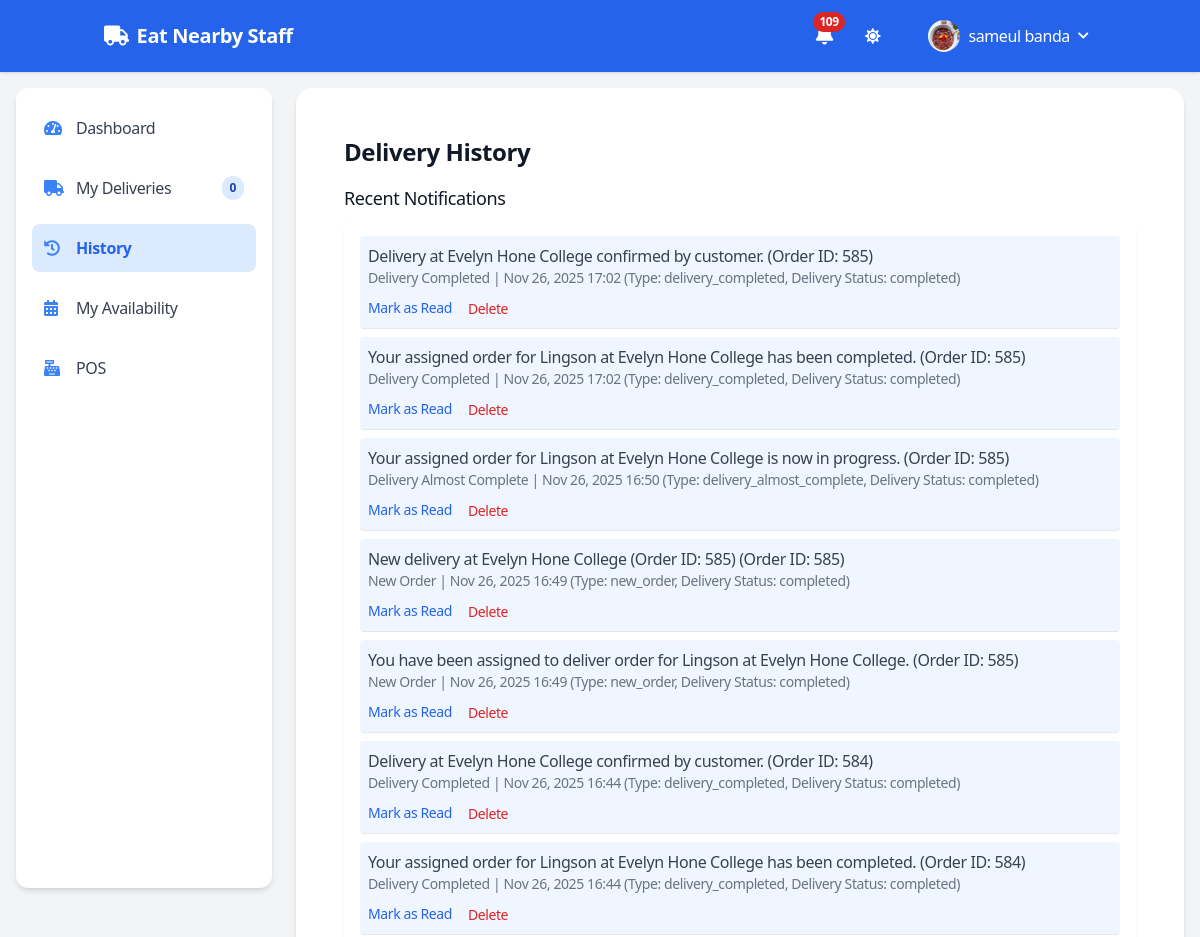
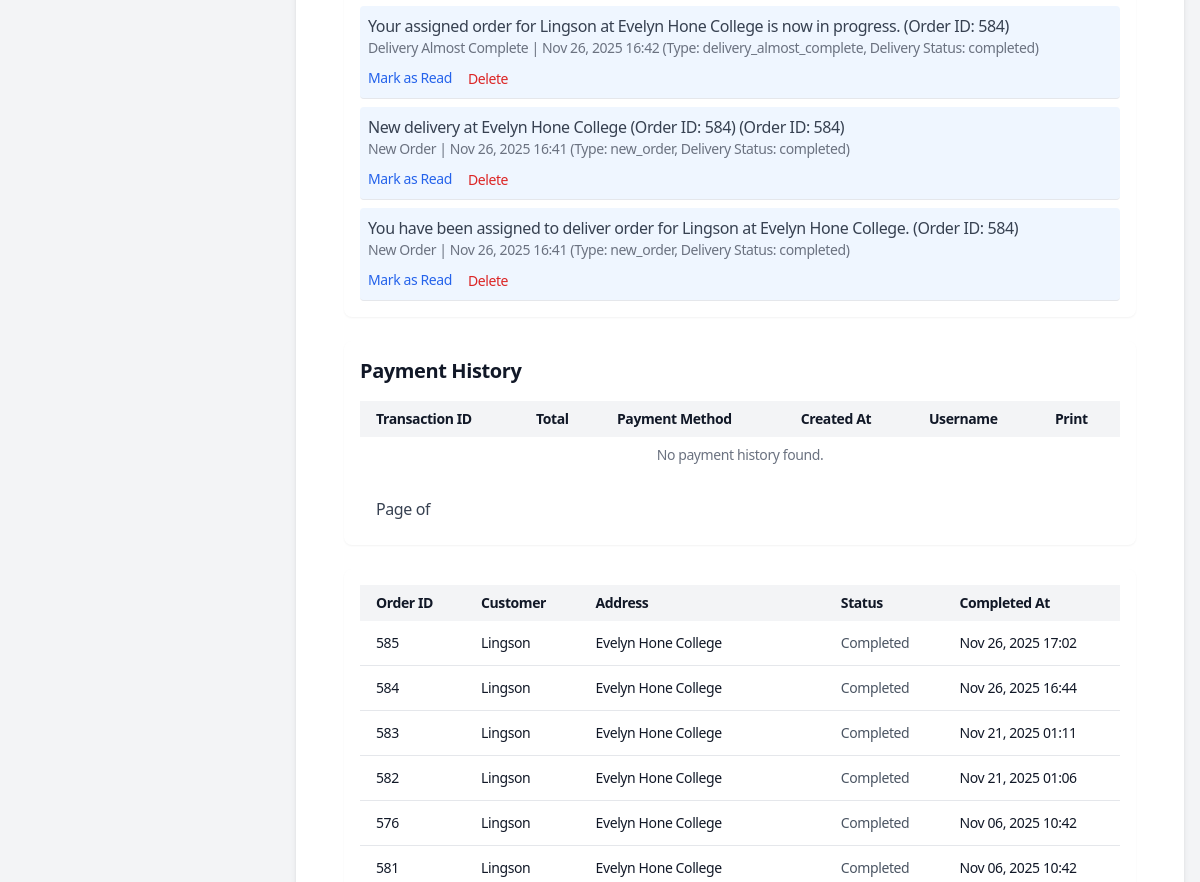
The app's page /staffs/delivery-history/ (signed in, upper part), older data (2 pictures, top to bottom).
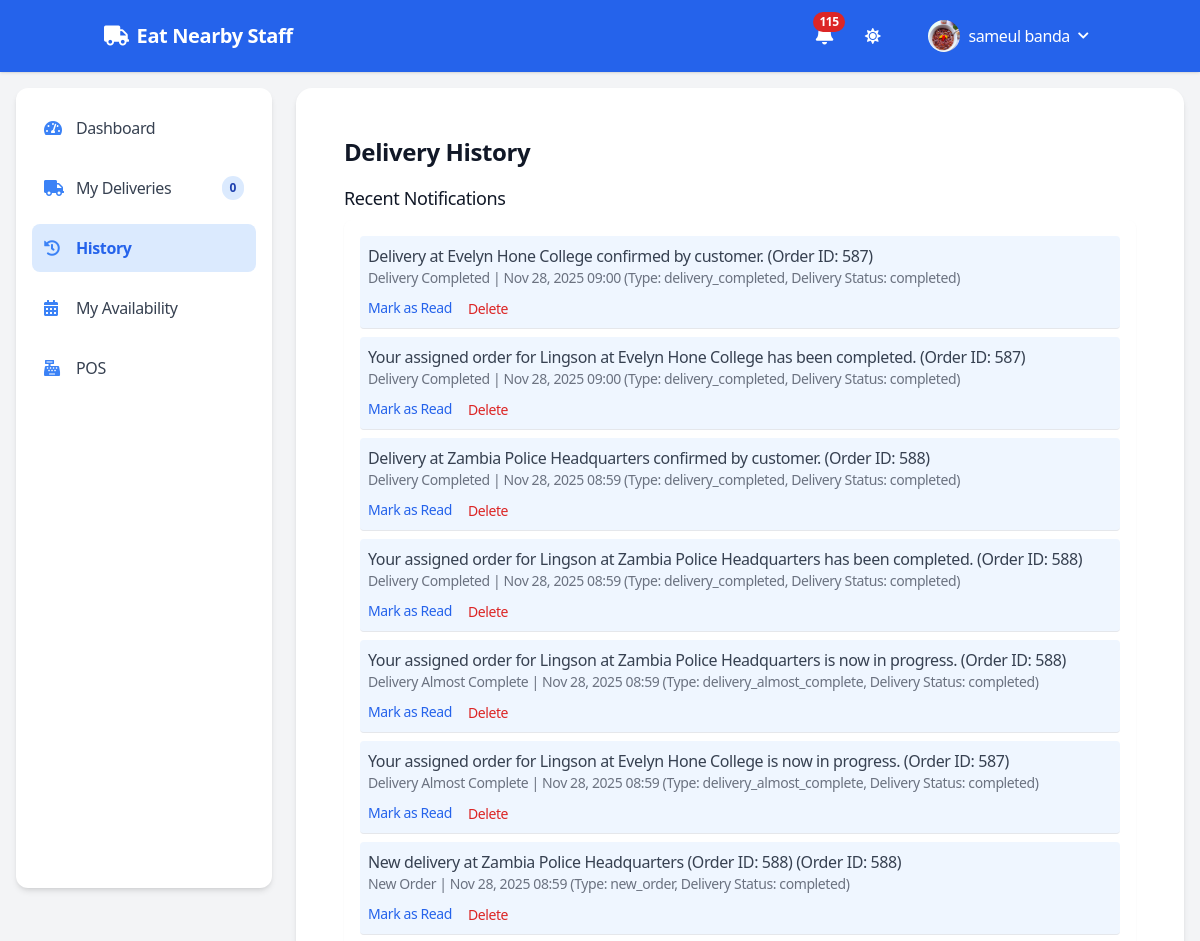
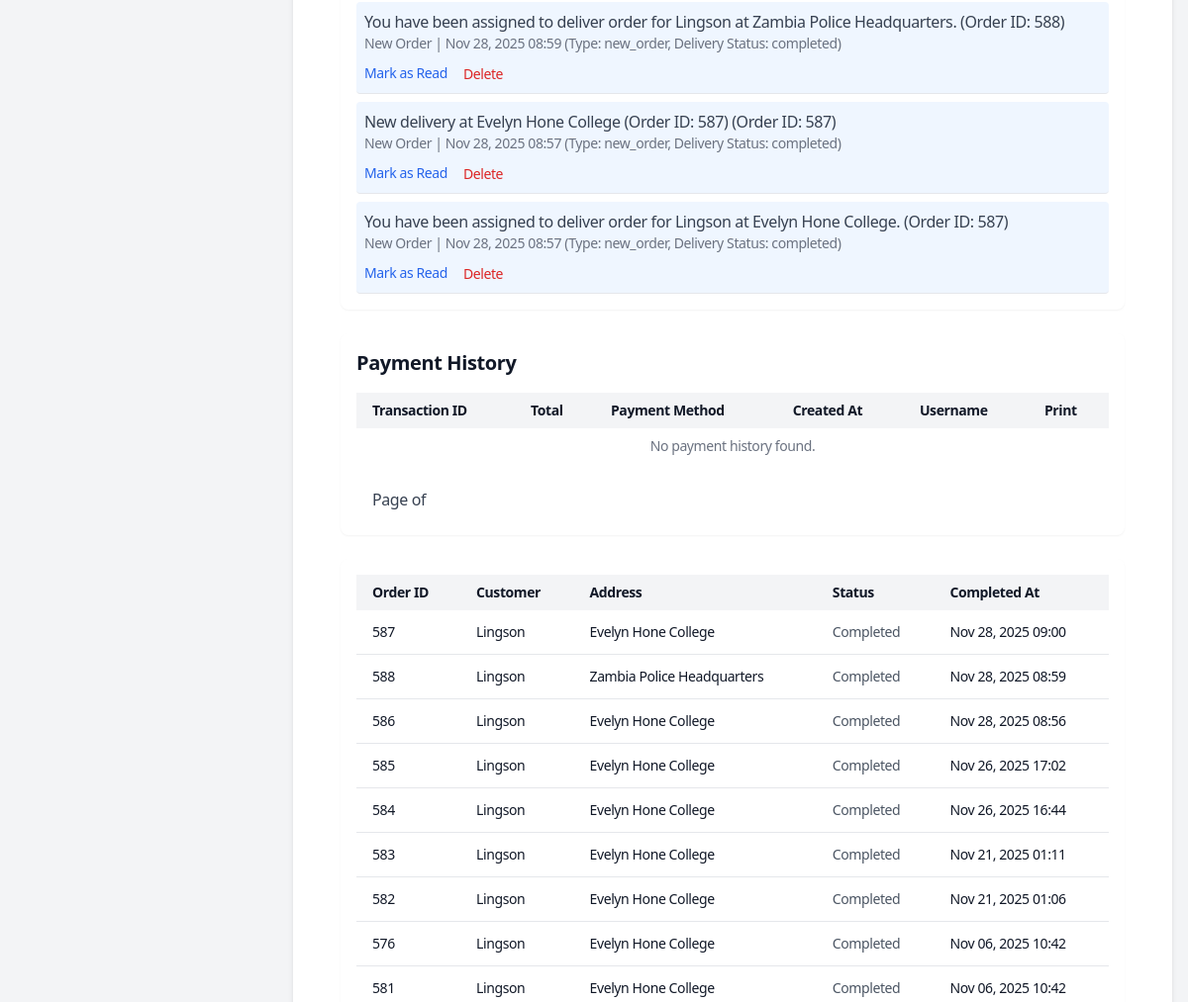
The same page, newer data (2 pictures, top to bottom).
### staffs/models.py (models this page shows, shortened)
class Notification(models.Model):
    NOTIFICATION_TYPES = [
        ('new_order', 'New Order'),
        ('delivery_almost_complete', 'Delivery Almost Complete'),
        ('delivery_completed', 'Delivery Completed'),
        ('alert', 'Alert'),
        ('delivery_declined', 'Delivery Declined'),
    ]
    recipient = models.ForeignKey(
        User,
        on_delete=models.CASCADE,
        limit_choices_to={'user_type': 'staff'},
        related_name='notifications'
    )
    message = models.TextField()
    notification_type = models.CharField(
        max_length=30,
        choices=NOTIFICATION_TYPES,
        default='new_order'
    )
    is_read = models.BooleanField(default=False)
    created_at = models.DateTimeField(auto_now_add=True)
    related_delivery = models.ForeignKey(
        DeliveryInfo,
        on_delete=models.SET_NULL,
        null=True,
        blank=True,
        related_name='notifications'
    )
    class Meta:
        ordering = ['-created_at']
        verbose_name = "Notification"
        verbose_name_plural = "Notifications"

### payments/models.py (models this page shows, shortened)
class DeliveryInfo(models.Model):
    id = models.BigAutoField(primary_key=True)
    DELIVERY_POINTS = [
        ('evelynhone', 'Evelyn Hone College'),
        ('zambia_police', 'Zambia Police Headquarters'),
        ('zambia_accountancy', 'Zambia Centre for Accountancy'),
        ('mukuba_house', 'Mukuba Pension House'),
        ('bus_terminus', 'Lusaka Intercity Bus Terminus'),
        ('national_museum', 'Lusaka National Museum'),
    ]
    DELIVERY_POINTS_COORDS = {
        "evelynhone": {"lat": -15.4163, "lng": 28.2993},  # Evelyn Hone College
        "zambia_police": {"lat": -15.4211, "lng": 28.3014},  # Zambia Police Headquarters
        "zambia_accountancy": {"lat": -15.4163, "lng": 28.2888},  # Zambia Centre for Accountancy
        "mukuba_house": {"lat": -15.4182, "lng": 28.2845},  # Mukuba Pension House
        "bus_terminus": {"lat": -15.4204, "lng": 28.2902},  # Lusaka Intercity Bus Terminus
        "national_museum": {"lat": -15.4198, "lng": 28.2877},  # Lusaka National Museum
    }
    PAYMENT_METHODS = [
        ('cash', 'Cash'),
        ('mobile_money', 'Mobile Money'),
        ('card', 'Card'),
    ]
    MOBILE_MONEY_PROVIDERS = [
        ('airtel', 'Airtel'),
        ('mtn', 'MTN'),
        ('zamtel', 'Zamtel'),
    ]
    CARD_PROVIDERS = [
        ('paypal', 'Paypal'),
        ('pesapal', 'Pesapal'),
        ('stripe', 'Stripe'),
    ]
    DELIVERY_STATUS_CHOICES = [
        ('pending', 'Pending'),
        ('in_progress', 'In Progress'),
        ('completed', 'Completed'),
        ('cancelled', 'Cancelled'),
    ]
    user = models.ForeignKey(
        User,
        on_delete=models.CASCADE,
        help_text="User who placed the order"
    )
    cart = models.ForeignKey(
        Cart,
        on_delete=models.CASCADE,
        help_text="Cart containing order items"
    )
    address = models.CharField(
        max_length=100,
        blank=True,
        null=True,
        help_text="Custom delivery address, if not using predefined point"
    )
    predefined_address = models.CharField(
        max_length=30,
        choices=DELIVERY_POINTS,
        blank=True,
        null=True,
        help_text="Predefined delivery point"
    )
    is_pos_order = models.BooleanField(
        default=False,
        help_text="Indicates if this is an in-store POS order"
    )
    delivery_status = models.CharField(
        max_length=20,
        choices=DELIVERY_STATUS_CHOICES,
        default='pending',
        help_text="Current delivery status"
    )
    payment_method = models.CharField(
        max_length=20,
        choices=PAYMENT_METHODS,
        default='cash',
        help_text="Payment method used"
    )
    payment_provider = models.CharField(
        max_length=20,
        blank=True,
        null=True,
        help_text="Specific provider for Mobile Money or Card (e.g., Airtel, Stripe)"
    )
    phone_number = models.CharField(
        max_length=20,
        validators=[RegexValidator(r'^\+\d{10,15}$', 'Enter a valid phone number (e.g., +260973546375)')],
        help_text="Primary contact number"
    )
    secondary_phone_number = models.CharField(
        max_length=20,
        blank=True,
        null=True,
        validators=[RegexValidator(r'^\+\d{10,15}$', 'Enter a valid phone number (e.g., +260973546375)')],
        help_text="Optional secondary contact number"
    )
    restaurant_location = models.JSONField(
        null=True,
        blank=True,
        help_text="Restaurant coordinates {'lat': float, 'lng': float}"
    )
    driver_location = models.JSONField(
        null=True,
        blank=True,
        help_text="Driver coordinates {'lat': float, 'lng': float}"
    )
    last_location_update = models.DateTimeField(
        blank=True,
        null=True,
        help_text="Timestamp of last location update"
    )
    created_at = models.DateTimeField(auto_now_add=True)
    updated_at = models.DateTimeField(auto_now=True)
    class Meta:
        ordering = ['-created_at']
        verbose_name = "Delivery Info"
        verbose_name_plural = "Delivery Info"

### auths/models.py (models this page shows, shortened)
class User(AbstractUser):
    USER_TYPE_CHOICES = [
        ('admin', 'Admin'),
        ('customer', 'Customer'),
        ('staff', 'Staff'),
    ]
    GENDER_TYPE_CHOICES = [
    ('mr', 'Mr.'),
    ('mrs', 'Mrs.'),
    ('miss', 'Miss'),
    ('ms', 'Ms.'),
    ]
    def user_directory_path(instance, filename):
        return f'profile_images/{instance.username}/{filename}'
    first_name = models.CharField(max_length=100)
    last_name = models.CharField(max_length=100)
    user_type = models.CharField(max_length=10, choices=USER_TYPE_CHOICES, default='customer')
    gender = models.CharField(max_length=10, choices=GENDER_TYPE_CHOICES, blank=True, null=True)
    phone_number = models.IntegerField(blank=True, null=True)
    email = models.EmailField(max_length=100,unique=True, blank=False, null=True)
    image = models.ImageField(
        upload_to=user_directory_path,
        default='auths/images/empty.png',
        blank=True,
        null=True,
        verbose_name="Profile Image"
    )

### staffs/views.py (the view)
# urls.py: path('delivery-history/', views.delivery_history, name='delivery_history'),
@login_required
@staff_view
def delivery_history(request):
    staff = request.user
    deliveries = DeliveryInfo.objects.filter(
        staff_assignments__staff=staff
    ).select_related('user').order_by('-updated_at')
    notifications = Notification.objects.filter(
        recipient=staff,
        is_read=False
    ).order_by('-created_at')[:10]
    logger.debug(f"Notifications for user {staff.id}: {[n.id for n in notifications]}")
    dashboard_notifications = Notification.objects.filter(
        recipient=staff,
        is_read=False,
        notification_type='new_order'
    ).count()
    history_notifications = Notification.objects.filter(
        recipient=staff,
        is_read=False,
        notification_type__in=['delivery_completed', 'delivery_declined']
    ).count()
    availability_notifications = StaffAssignment.objects.filter(
        staff=staff,
        assigned_at__gte=now().replace(hour=0, minute=0, second=0, microsecond=0),
        assigned_at__lt=now().replace(hour=0, minute=0, second=0, microsecond=0) + timedelta(days=1)
    ).count()
    context = {
        'deliveries': deliveries,
        'notifications': notifications,
        'my_deliveries': {
            'active_count': StaffAssignment.objects.filter(
                staff=staff,
                delivery__delivery_status='in_progress'
            ).count()
        },
        'dashboard_notifications': dashboard_notifications,
        'history_notifications': history_notifications,
        'availability_notifications': availability_notifications,
    }
    return render(request, 'staffs/delivery_history.html', context)

### staffs/templates/staffs/delivery_history.html (shortened to what the changed rows need)
{% extends 'staffs_base.html' %}
{% load static %}
{% block content %}
<div class="p-4 md:p-6">
    <h2 class="text-2xl font-semibold mb-4 text-gray-900 dark:text-white">Delivery History</h2>
    {% if notifications %}
        <div class="mb-6">
            <ul class="bg-white dark:bg-gray-800 rounded-lg shadow-sm p-4 space-y-2">
                {% for notification in notifications %}
                    <li class="border-b py-2 px-2 rounded bg-blue-50 dark:bg-blue-900">
                        <p class="text-gray-700 dark:text-gray-300">
                            {{ notification.message }}
                            {% if notification.related_delivery %}
                                (Order ID: {{ notification.related_delivery.id }})
                            {% endif %}
                        </p>
                        <p class="text-sm text-gray-500 dark:text-gray-400">
                            {{ notification.get_notification_type_display }} |
                            {{ notification.created_at|date:"M d, Y H:i" }}
                            (Type: {{ notification.notification_type }},
                            Delivery Status: {{ notification.related_delivery.delivery_status|default:"None" }})
                        </p>
                        <div class="mt-2 flex flex-wrap gap-4">
                            <button class="text-blue-600 dark:text-blue-400 text-sm hover:underline mark-read"
                                    data-notification-id="{{ notification.id }}">
                                Mark as Read
                            </button>
                            <form method="post" action="{% url 'staffs:delete_notification' notification.id %}" class="inline">
                                <button type="submit" class="text-red-600 dark:text-red-400 text-sm hover:underline">Delete</button>
                            </form>
                        </div>
                    </li>
                {% endfor %}
            </ul>
        </div>
    {% else %}
        <p class="text-gray-500 dark:text-gray-400">No new notifications.</p>
    {% endif %}
    <div class="bg-white dark:bg-gray-800 p-4 rounded-lg shadow-sm mb-6 overflow-x-auto">
        <h2 class="text-xl font-bold text-gray-900 dark:text-white mb-4">Payment History</h2>
        <table class="w-full border-collapse text-sm">
            <thead>
                <tr class="bg-gray-100 dark:bg-gray-700">
                    <th class="px-4 py-2 text-left">Transaction ID</th>
                    <th class="px-4 py-2 text-left">Total</th>
                    <th class="px-4 py-2 text-left">Payment Method</th>
                    <th class="px-4 py-2 text-left">Created At</th>
                    <th class="px-4 py-2 text-left">Username</th>
                    <th class="px-4 py-2 text-left screen-only">Print</th>
                </tr>
            </thead>
        </table>
    </div>
    <div class="bg-white dark:bg-gray-800 p-4 rounded-lg shadow-sm overflow-x-auto">
        {% if deliveries %}
            <table class="w-full border-collapse text-sm">
                <thead>
                    <tr class="bg-gray-100 dark:bg-gray-700">
                        <th class="px-4 py-2 text-left">Order ID</th>
                        <th class="px-4 py-2 text-left">Customer</th>
                        <th class="px-4 py-2 text-left">Address</th>
                        <th class="px-4 py-2 text-left">Status</th>
                        <th class="px-4 py-2 text-left">Completed At</th>
                    </tr>
                </thead>
                <tbody>
                    {% for delivery in deliveries %}
                        <tr class="border-b hover:bg-gray-50 dark:hover:bg-gray-600" id="delivery-{{ delivery.id }}">
                            <td class="px-4 py-3">{{ delivery.id }}</td>
                            <td class="px-4 py-3">{{ delivery.user.username }}</td>
                            <td class="px-4 py-3">{{ delivery.address|default:"N/A" }}</td>
                            <td class="px-4 py-3">
                                <span class="{% if delivery.delivery_status == 'in_progress' %}text-green-600 dark:text-green-400{% elif delivery.delivery_status in 'declined,cancelled' %}text-red-600 dark:text-red-400{% else %}text-gray-600 dark:text-gray-400{% endif %}">
                                    {{ delivery.get_delivery_status_display }}
                                </span>
                            </td>
                            <td class="px-4 py-3">
                                {% if delivery.delivery_status == 'completed' %}
                                    {{ delivery.updated_at|date:"M d, Y H:i" }}
                                {% else %}
                                    N/A
                                {% endif %}
                            </td>
                        </tr>
                    {% endfor %}
                </tbody>
            </table>
        {% else %}
            <p class="text-gray-500 dark:text-gray-400">No delivery history found.</p>
        {% endif %}
    </div>
</div>
{% endblock %}

### staffs/templates/staffs/staffs_header.html (shortened to what this page needs)
{% load static %}
<header>
  <nav class="bg-blue-600 dark:bg-blue-800 dark:text-white fixed top-0 w-full z-50 shadow">
    <div class="container mx-auto px-4 py-3 flex items-center justify-between">
      <a href="{% url 'staffs:my_deliveries' %}" class="text-white text-xl font-semibold flex items-center">
        <i class="fas fa-truck mr-2"></i> Eat Nearby Staff
      </a>
      <div class="flex items-center space-x-4">
        <div class="relative">
          <button id="notificationBtn" class="p-2 rounded-full hover:bg-blue-700 dark:hover:bg-blue-900 relative">
            <i class="fas fa-bell text-white text-xl"></i>
            {% if nav_total_notifications > 0 %}
                                <span class="absolute -top-1 -right-1 bg-red-600 text-white text-xs font-bold rounded-full px-1.5 py-0.5">
                                    {{ nav_total_notifications }}
                                </span>
                            {% endif %}
          </button>
        </div>
        <button id="darkModeToggle" class="p-2 rounded-full hover:bg-blue-700 dark:hover:bg-blue-900 text-white">
          <i class="fas fa-sun hidden dark:block"></i>
        </button>
        <div class="relative">
          <button id="userMenuBtn" class="flex items-center space-x-2 p-2 rounded hover:bg-blue-700 dark:hover:bg-blue-900 text-white">
            <img src="{% if request.user.image %}{{ request.user.image.url }}{% else %}{% static 'images/default-avatar.png' %}{% endif %}" class="h-8 w-8 rounded-full" alt="User Avatar">
            <span class="hidden md:block">{{ request.user.get_full_name }}</span>
            <i class="fas fa-chevron-down text-xs"></i>
          </button>
        </div>
      </div>
    </div>
  </nav>
</header>

Row changes from the older to the newer data that the page shows:
no longer on this page (row unchanged): Notification: message "Delivery at Evelyn Hone College confirmed by customer.", related_delivery.id "585", notification_type "Delivery Completed", created_at "Nov 26, 2025 17:02", notification_type "delivery_completed", related_delivery.delivery_status "completed"
no longer on this page (row unchanged): Notification: message "Your assigned order for Lingson at Evelyn Hone College has been completed.", related_delivery.id "585", notification_type "Delivery Completed", created_at "Nov 26, 2025 17:02", notification_type "delivery_completed", related_delivery.delivery_status "completed"
no longer on this page (row unchanged): Notification: message "Your assigned order for Lingson at Evelyn Hone College is now in progress.", related_delivery.id "585", notification_type "Delivery Almost Complete", created_at "Nov 26, 2025 16:50", notification_type "delivery_almost_complete", related_delivery.delivery_status "completed"
no longer on this page (row unchanged): Notification: message "New delivery at Evelyn Hone College (Order ID: 585)", related_delivery.id "585", notification_type "New Order", created_at "Nov 26, 2025 16:49", notification_type "new_order", related_delivery.delivery_status "completed"
no longer on this page (row unchanged): Notification: message "You have been assigned to deliver order for Lingson at Evelyn Hone College.", related_delivery.id "585", notification_type "New Order", created_at "Nov 26, 2025 16:49", notification_type "new_order", related_delivery.delivery_status "completed"
no longer on this page (row unchanged): Notification: message "Delivery at Evelyn Hone College confirmed by customer.", related_delivery.id "584", notification_type "Delivery Completed", created_at "Nov 26, 2025 16:44", notification_type "delivery_completed", related_delivery.delivery_status "completed"
no longer on this page (row unchanged): Notification: message "Your assigned order for Lingson at Evelyn Hone College has been completed.", related_delivery.id "584", notification_type "Delivery Completed", created_at "Nov 26, 2025 16:44", notification_type "delivery_completed", related_delivery.delivery_status "completed"
no longer on this page (row unchanged): Notification: message "Your assigned order for Lingson at Evelyn Hone College is now in progress.", related_delivery.id "584", notification_type "Delivery Almost Complete", created_at "Nov 26, 2025 16:42", notification_type "delivery_almost_complete", related_delivery.delivery_status "completed"
no longer on this page (row unchanged): Notification: message "New delivery at Evelyn Hone College (Order ID: 584)", related_delivery.id "584", notification_type "New Order", created_at "Nov 26, 2025 16:41", notification_type "new_order", related_delivery.delivery_status "completed"
no longer on this page (row unchanged): Notification: message "You have been assigned to deliver order for Lingson at Evelyn Hone College.", related_delivery.id "584", notification_type "New Order", created_at "Nov 26, 2025 16:41", notification_type "new_order", related_delivery.delivery_status "completed"
added Notification: message "Delivery at Evelyn Hone College confirmed by customer.", related_delivery.id "587", notification_type "Delivery Completed", created_at "Nov 28, 2025 09:00", notification_type "delivery_completed", related_delivery.delivery_status "completed"
added Notification: message "Your assigned order for Lingson at Evelyn Hone College has been completed.", related_delivery.id "587", notification_type "Delivery Completed", created_at "Nov 28, 2025 09:00", notification_type "delivery_completed", related_delivery.delivery_status "completed"
added Notification: message "Delivery at Zambia Police Headquarters confirmed by customer.", related_delivery.id "588", notification_type "Delivery Completed", created_at "Nov 28, 2025 08:59", notification_type "delivery_completed", related_delivery.delivery_status "completed"
added Notification: message "Your assigned order for Lingson at Zambia Police Headquarters has been completed.", related_delivery.id "588", notification_type "Delivery Completed", created_at "Nov 28, 2025 08:59", notification_type "delivery_completed", related_delivery.delivery_status "completed"
added Notification: message "Your assigned order for Lingson at Zambia Police Headquarters is now in progress.", related_delivery.id "588", notification_type "Delivery Almost Complete", created_at "Nov 28, 2025 08:59", notification_type "delivery_almost_complete", related_delivery.delivery_status "completed"
added Notification: message "Your assigned order for Lingson at Evelyn Hone College is now in progress.", related_delivery.id "587", notification_type "Delivery Almost Complete", created_at "Nov 28, 2025 08:59", notification_type "delivery_almost_complete", related_delivery.delivery_status "completed"
added Notification: message "New delivery at Zambia Police Headquarters (Order ID: 588)", related_delivery.id "588", notification_type "New Order", created_at "Nov 28, 2025 08:59", notification_type "new_order", related_delivery.delivery_status "completed"
added Notification: message "You have been assigned to deliver order for Lingson at Zambia Police Headquarters.", related_delivery.id "588", notification_type "New Order", created_at "Nov 28, 2025 08:59", notification_type "new_order", related_delivery.delivery_status "completed"
added Notification: message "New delivery at Evelyn Hone College (Order ID: 587)", related_delivery.id "587", notification_type "New Order", created_at "Nov 28, 2025 08:57", notification_type "new_order", related_delivery.delivery_status "completed"
added Notification: message "You have been assigned to deliver order for Lingson at Evelyn Hone College.", related_delivery.id "587", notification_type "New Order", created_at "Nov 28, 2025 08:57", notification_type "new_order", related_delivery.delivery_status "completed"
added DeliveryInfo: id "587", user.username "Lingson", address "Evelyn Hone College", delivery_status "Completed", updated_at "Nov 28, 2025 09:00"
added DeliveryInfo: id "588", user.username "Lingson", address "Zambia Police Headquarters", delivery_status "Completed", updated_at "Nov 28, 2025 08:59"
added DeliveryInfo: id "586", user.username "Lingson", address "Evelyn Hone College", delivery_status "Completed", updated_at "Nov 28, 2025 08:56"
Text that changed along with them:
{{ nav_total_notifications }}: "109" → "115"
